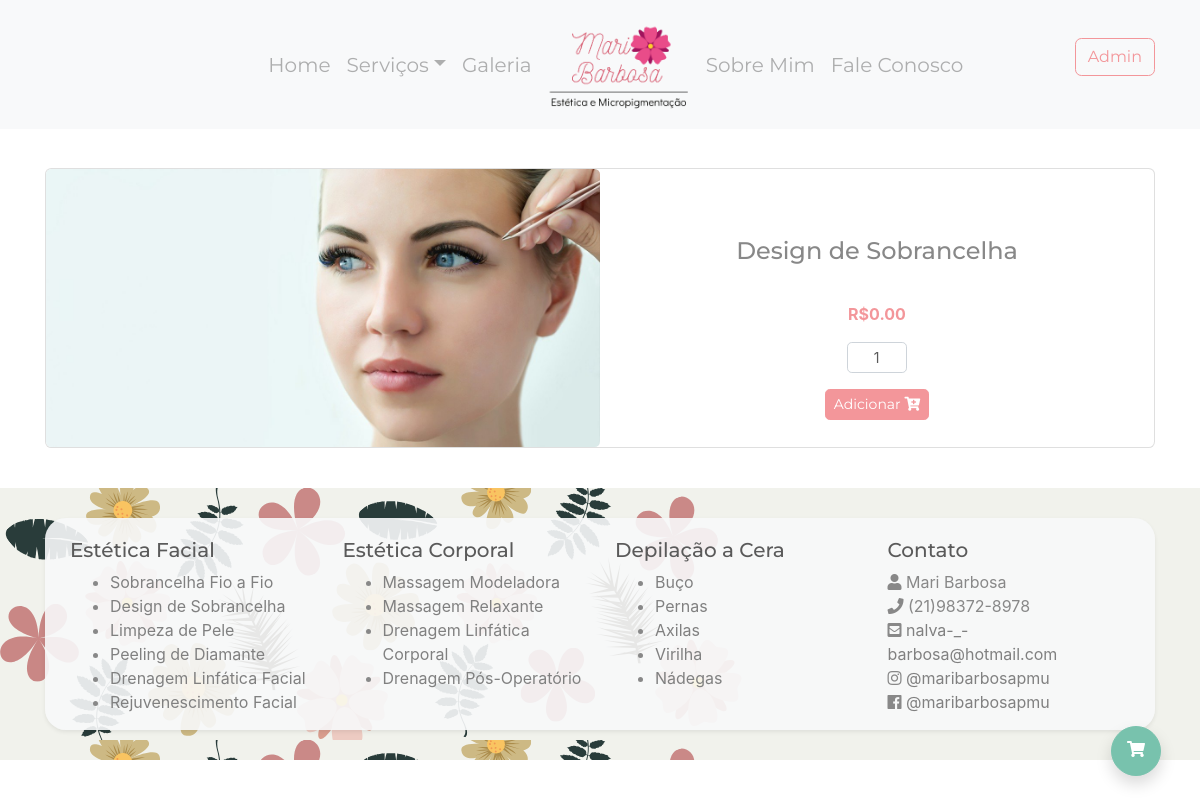
Before: /2/design (signed in) with the older database file.
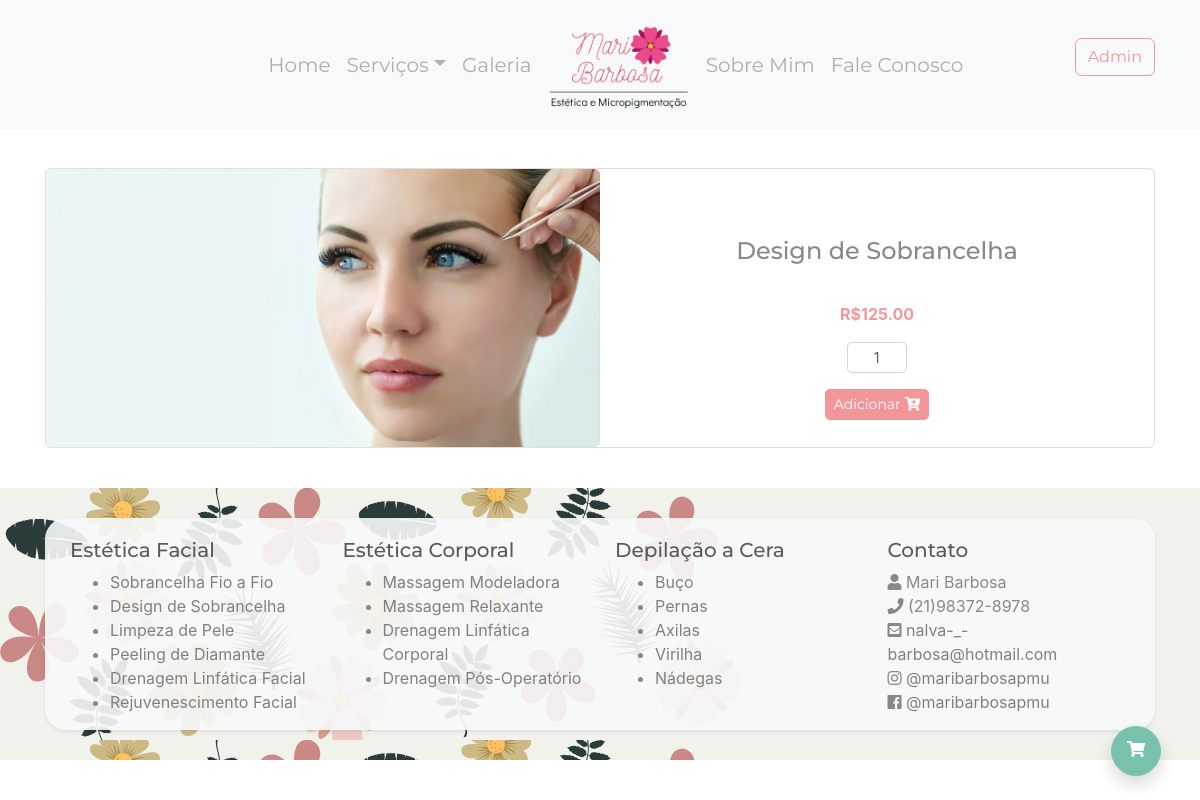
After: the same page with the newer database file.
### meuSite/models.py (models this page shows, shortened)
class Servico(models.Model):
    tipo = models.ForeignKey(TipoServico, on_delete=models.CASCADE)
    nome = models.CharField('Servico', max_length=200, db_index=True)
    tag = models.SlugField('Tag', max_length=100, default=' ')
    imagem = models.CharField('Imagem', max_length=200)
    descricao = models.TextField(blank=True)
    user = models.ForeignKey(settings.AUTH_USER_MODEL,
                             related_name='servicos',
                             on_delete=models.DO_NOTHING,
                             null=True)
    preco = models.DecimalField('Preco', max_digits=10, decimal_places=2, default=0)
    class Meta:
        db_table = 'servico'
        ordering = ('nome',)

### meuSite/views.py (the view)
# urls.py: path('<int:servico_id>/<slug:tag_servico>', views.servico, name='servico'),
def servico(request, servico_id, tag_servico):
    serv = get_object_or_404(Servico, id=servico_id)
    user = request.user
    carrinho_form = CarrinhoForm(initial={'quantidade': 1, 'user': user.id, 'servico_id': servico_id})
    return render(request, 'servico.html', {'servico': serv, 'form_servico': carrinho_form})

### meuSite/forms.py
class CarrinhoForm(forms.Form):
    class Meta:
        fields = ('servico_id', 'quantidade')
    servico_id = forms.CharField(widget=forms.HiddenInput())
    quantidade = forms.IntegerField(
        min_value=1,
        max_value=1000,
        error_messages={'required': 'Campo obrigatório.', },
        widget=forms.TextInput(attrs={'class': 'quantidade form-control form-control-sm text-center',
                                      'maxlength': '20',
                                      'onkeypress': 'return event.charCode >= 48 && event.charCode <= 57'}),
        required=True)

### meuSite/templates/servico.html (shortened to what this page needs)
{% extends "base.html" %}
{% load static %}
{% block conteudo %}
    {% static "images" as baseUrl %}
    <div class="container my-4">
        <div class="block">
            <div class="row">
                <div class="col-12 p-4">
                </div>
                <div class="col-12" id="{{ servico.tag }}">
                    <div class="card mb-3">
                        <div class="row no-gutters">
                            <div class="col-6 d-none d-md-inline-block">
                                <img src="{{ baseUrl }}/{{ servico.imagem }}" class="card-img">
                            </div>
                            <div class="col-6 d-none text-center d-md-inline-block ">
                                <div class="card-body">
                                    <h4 class="card-title pt-5">{{ servico.nome }}</h4>
                                    <p class="text-secondary font-weight-bold pt-4">R${{ servico.preco }}</p>
                                    <div class="row">
                                        <div width="15%" class="offset-5 col-4 text-center">
                                            <form id="form" style="width: 60px;" action="{% url 'estetica:adicionar_ao_carrinho' %}"
                                                  method="POST" novalidate>
                                                {{ form_servico.quantidade }}
                                            </form>
                                        </div>
                                        <div class="col-12 pt-3">
                                            <button type="button" id="botao" class="btn btn-sm btn-secondary pt-1">Adicionar <i
                                                    class="fas fa-cart-plus"></i></button>
                                        </div>
                                    </div>
                                </div>
                            </div>
                        </div>
                    </div>
                </div>
            </div>
        </div>
    </div>
{% endblock conteudo %}

Changed rows visible on the page:
changed Servico "Design de Sobrancelha": preco "0.00" → "125.00"
